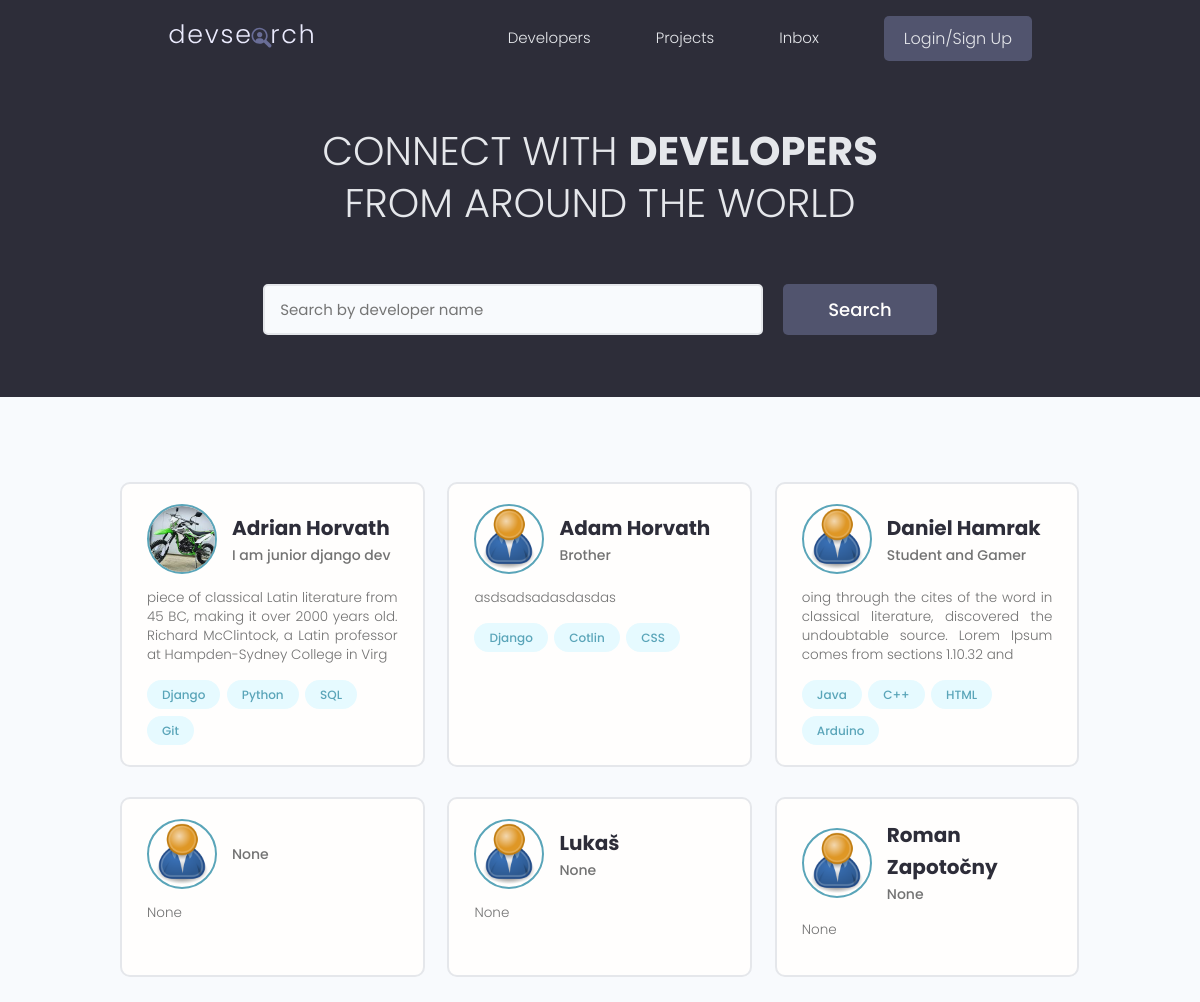
The app's page /, older data.
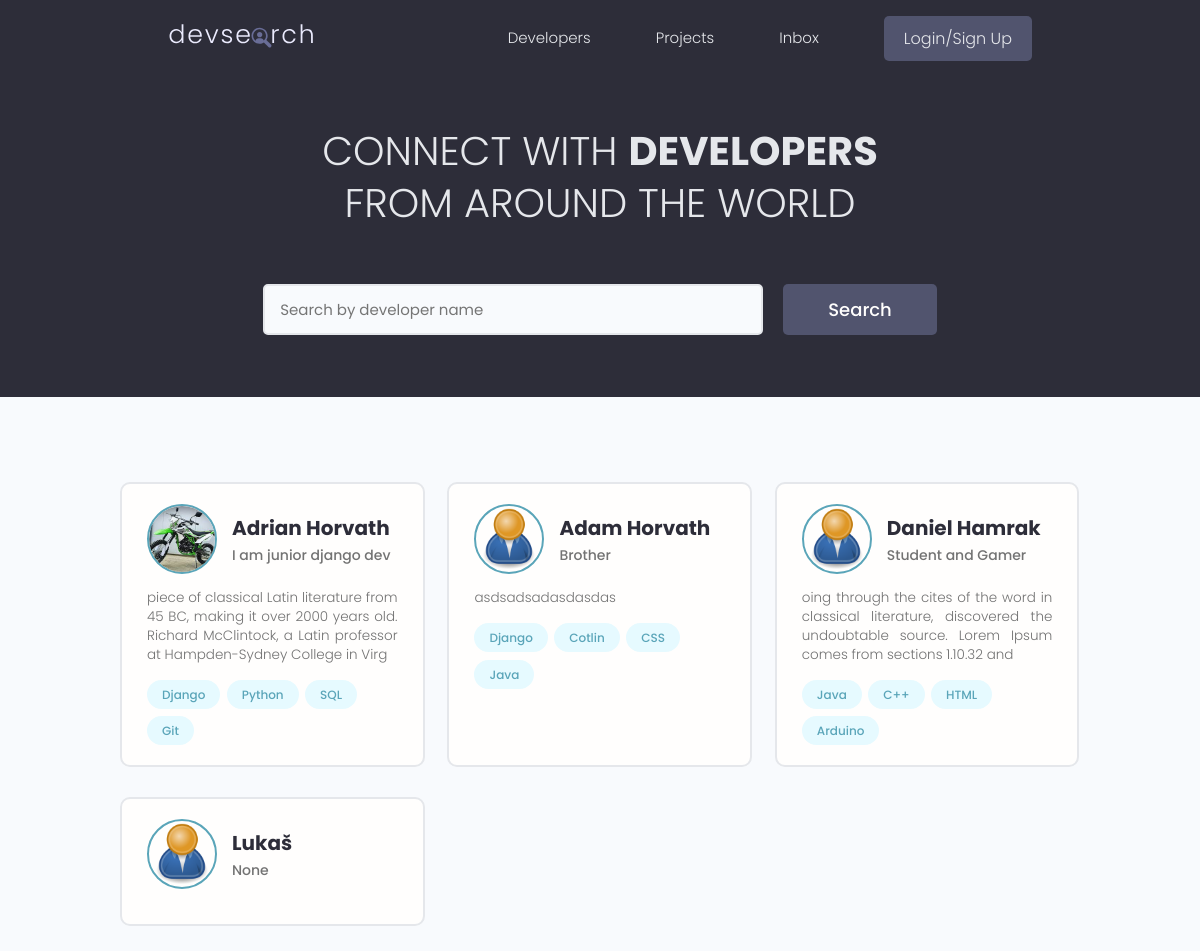
The same page, newer data.
### users/models.py (models this page shows, shortened)
class Profile(models.Model):
    id = models.UUIDField(default=uuid.uuid4, unique=True,
    primary_key=True, editable=False)
    user = models.OneToOneField(User, on_delete=models.CASCADE, null=True,blank=True)
    name = models.CharField(max_length=200, blank=True, null=True)
    username = models.CharField(max_length=200, blank=True, null=True)
    location = models.CharField(max_length=200, blank=True, null=True)
    email = models.EmailField(max_length=300, null= True, blank=True)
    short_info = models.CharField(max_length=200, blank=True, null=True)
    bio = models.TextField(blank=True, null=True)
    profile_image = models.ImageField(blank=True, null=True, upload_to="profiles/", default="profiles/user-default.png")
    social_github = models.CharField(max_length=200, blank=True, null=True)
    social_twitter = models.CharField(max_length=200, blank=True, null=True)
    social_linkedin = models.CharField(max_length=200, blank=True, null=True)
    social_youtube = models.CharField(max_length=200, blank=True, null=True)
    social_website = models.CharField(max_length=200, blank=True, null=True)
    social_stackoverflow = models.CharField(max_length=200, blank=True, null=True)
    created = models.DateTimeField(auto_now_add=True)

class Skill(models.Model):
    id = models.UUIDField(default=uuid.uuid4, unique=True,
    primary_key=True, editable=False)
    skill = models.ForeignKey(Profile,on_delete=models.CASCADE, null=True, blank=True)
    name = models.CharField(max_length=50, blank=True, null=True)
    description = models.TextField(blank=True, null=True)
    created = models.DateTimeField(auto_now_add=True)

### users/views.py (the view)
# urls.py: path("", views.profiles,name="profiles" ),
def profiles (request):
    profiles= Profile.objects.all()
    context = {"profiles":profiles}
    return render(request, "users/profiles.html", context)

### users/templates/users/profiles.html (shortened to what this page needs)
{% extends 'main.html' %}
{% block content %}
<main class="home">
    <section class="hero-section text-center">
        <div class="container container--narrow">
            <div class="hero-section__box">
                <h2>CONNECT WITH <span>DEVELOPERS</span></h2>
                <h2>FROM AROUND THE WORLD</h2>
            </div>
            <div class="hero-section__search">
                <form class="form" action="#" method="get">
                    <div class="form__field">
                        <input class="input input--text" id="formInput#search" type="text" name="text"
                            placeholder="Search by developer name" />
                    </div>
                    <input class="btn btn--sub btn--lg" type="submit" value="Search" />
                </form>
            </div>
        </div>
    </section>
    <section class="devlist">
        <div class="container">
            <div class="grid grid--three">
                {% for profile in profiles %}
                <div class="column card">
                    <div class="dev">
                        <a href="{% url 'profile' profile.id %}" class="card__body">
                            <div class="dev__profile">
                                <img class="avatar avatar--md" src="{{ profile.profile_image.url }}"
                                    alt="image" />
                                <div class="dev__meta">
                                    <h3>{{ profile.name }}</h3>
                                    <h5>{{ profile.short_info|slice:"60" }}</h5>
                                </div>
                            </div>
                            <p class="dev__info">{{ profile.bio|slice:"150" }}</p>
                            <div class="dev__skills">
                                {% for skill in profile.skill_set.all|slice:"4" %}
                                <span class="tag tag--pill tag--main">
                                    <small>{{ skill.name }}</small>
                                </span>
                                {% endfor %}
                            </div>
                        </a>
                    </div>
                </div>
                {% endfor %}
            </div>
        </div>
    </section>
</main>
{% endblock content %}

Row changes from the older to the newer data that the page shows:
removed Profile: profile_image (placeholder picture), short_info "None", bio "None"
removed Profile: profile_image (placeholder picture), name "Roman Zapotočny", short_info "None", bio "None"
added Skill: name "Java", shown under Profile "Adam Horvath"
changed Profile "Lukaš": bio "None" → (not shown)
